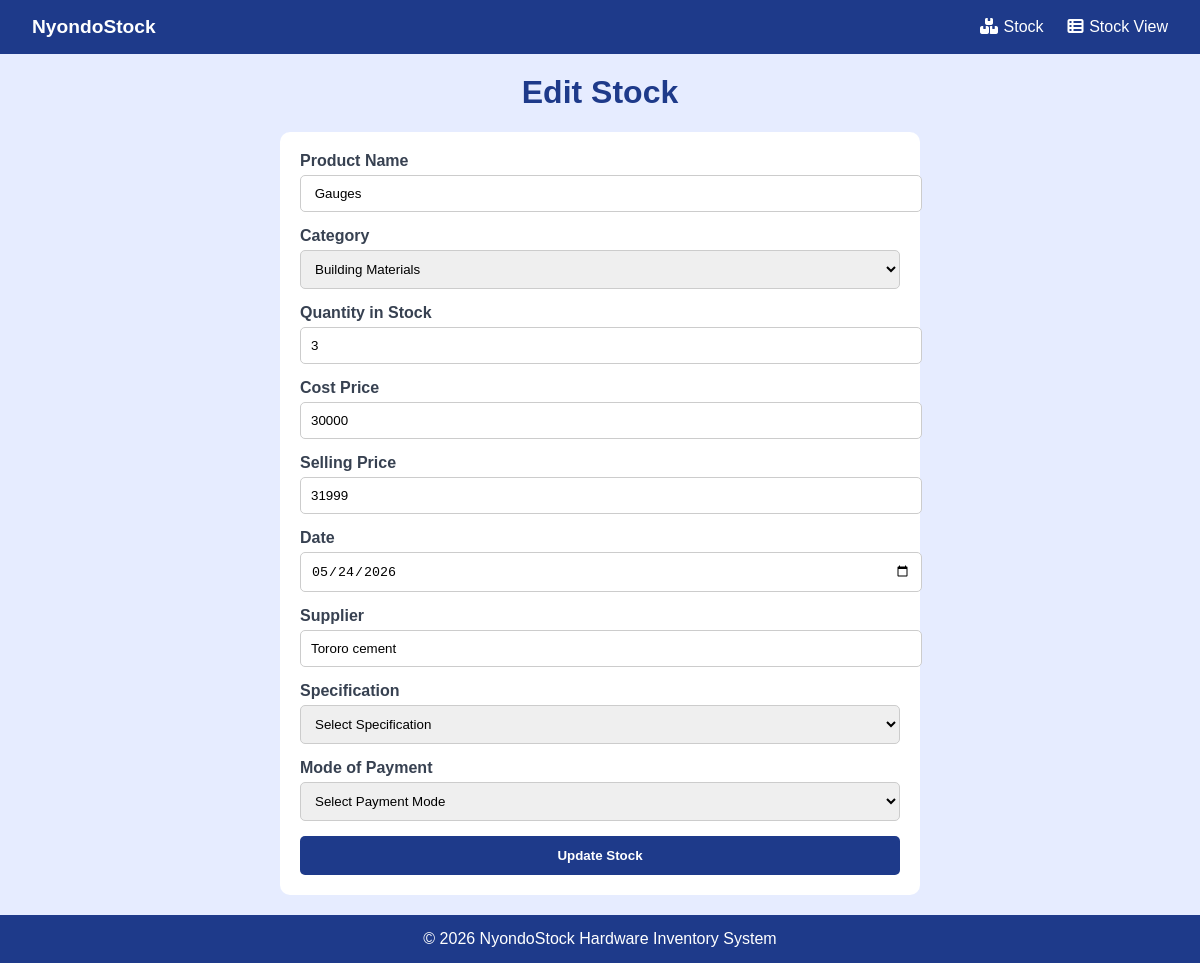
The app's page /edit_stock/31/ (signed in), older data.
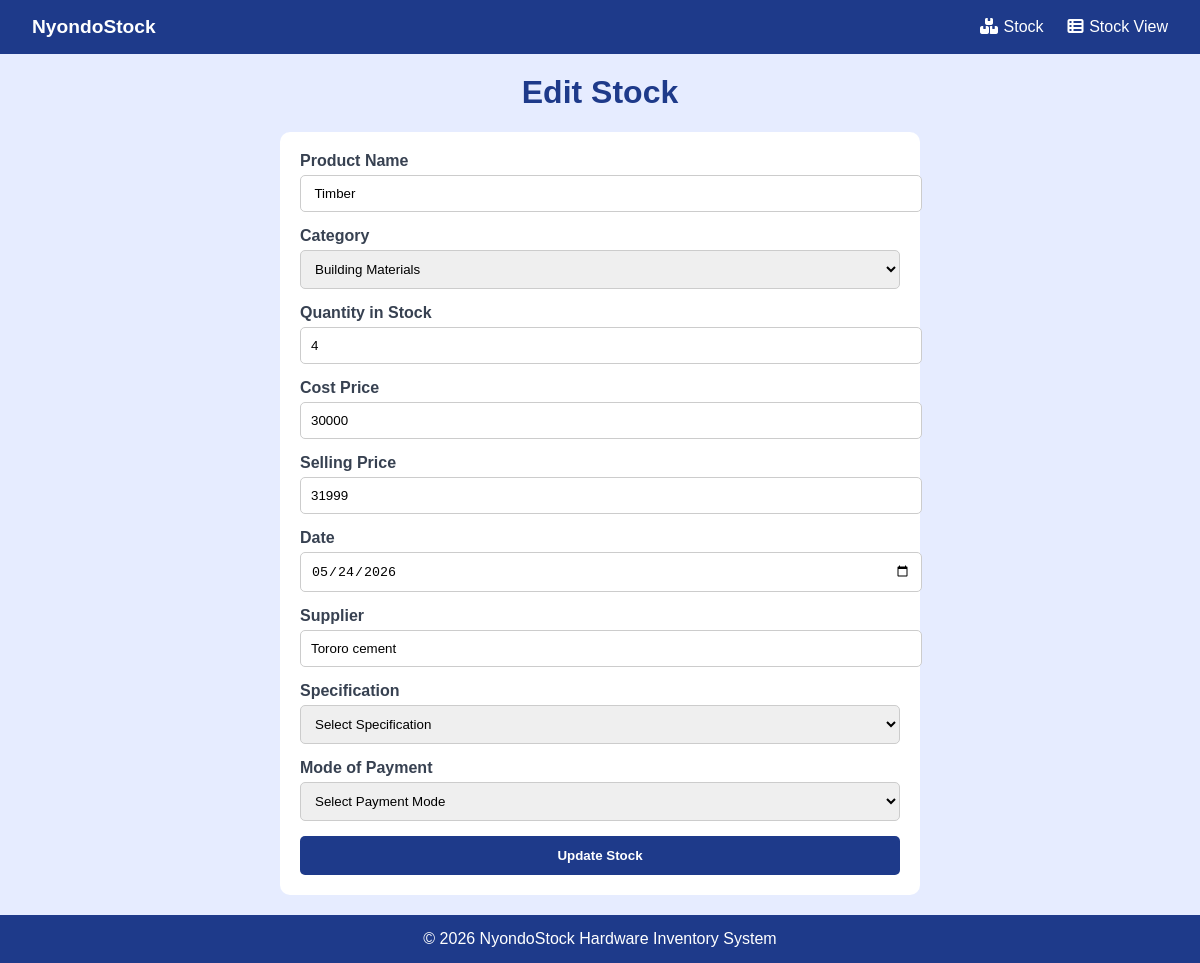
The same page, newer data.
### mugeniapp/models.py (models this page shows, shortened)
class Stock(models.Model):
    name = models.CharField(max_length=100, unique=True)
    category = models.CharField(max_length=100)
    quantity = models.PositiveIntegerField(default=0)
    supplier = models.CharField(max_length=100, null=True)
    cost_price = models.PositiveIntegerField(default=0)
    selling_price = models.PositiveIntegerField(default=0)
    date = models.DateField()

### mugeniapp/views.py (the view, shortened to what this page needs)
# urls.py: path('edit_stock/<int:id>/', views.edit_stock, name='edit_stock'),
@login_required
def edit_stock(request, id):
 if request.user.is_superuser:
    stock = get_object_or_404(Stock, id=id)
    return render(request, 'edit_stock.html', {'stock': stock})

### mugeniapp/templates/edit_stock.html (shortened to what this page needs)
<!DOCTYPE html>
<html lang="en">
<head>
</head>
<body>
<nav>
  <div class="logo">NyondoStock</div>
  <ul>
    <li><a href="{% url 'stock' %}"><i class="fa-solid fa-boxes-stacked"></i>Stock</a></li>
    <li><a href="{% url 'add' %}"><i class="fa-solid fa-table-list"></i>Stock View</a></li>
  </ul>
</nav>
<h1>Edit Stock</h1>
<div class="container">
  <form method="post" action="{% url 'edit_stock' stock.id %}">
    <div class="form-group">
      <label>Product Name</label>
<input type="text" name="name" value="{{ stock.name }}" required>
    </div>
    <div class="form-group">
      <label>Category</label>
      <select name="category" required>
        <option value="Building Materials" {% if stock.category == "Building Materials" %}selected{% endif %}>Building Materials</option>
      </select>
    </div>
    <div class="form-group">
      <label>Quantity in Stock</label>
      <input type="number" name="quantity" value="{{ stock.quantity }}" required>
    </div>
    <div class="form-group">
      <label>Cost Price</label>
      <input type="number" name="cost_price" value="{{ stock.cost_price }}" required>
    </div>
    <div class="form-group">
      <label>Selling Price</label>
      <input type="number" name="selling_price" value="{{ stock.selling_price }}" required>
    </div>
    <div class="form-group">
      <label>Date</label>
      <input type="date" name="date" value="{{ stock.date|date:'Y-m-d' }}" required>
    </div>
    <div class="form-group">
      <label>Supplier</label>
      <input type="text" name="supplier" value="{{ stock.supplier }}">
    </div>
    <div class="form-group">
      <label>Specification</label>
      <select name="specifications">
        <option value="">Select Specification</option>
      </select>
    </div>
    <div class="form-group">
      <label>Mode of Payment</label>
      <select name="payment">
        <option value="">Select Payment Mode</option>
      </select>
    </div>
    <button type="submit" class="submit-btn">Update Stock</button>
  </form>
</div>
<footer>
  &copy; 2026 NyondoStock Hardware Inventory System
</footer>
</body>
</html>

Row changes from the older to the newer data that the page shows:
changed Stock "Building Materials": name "Gauges" → "Timber"; quantity "3" → "4"
